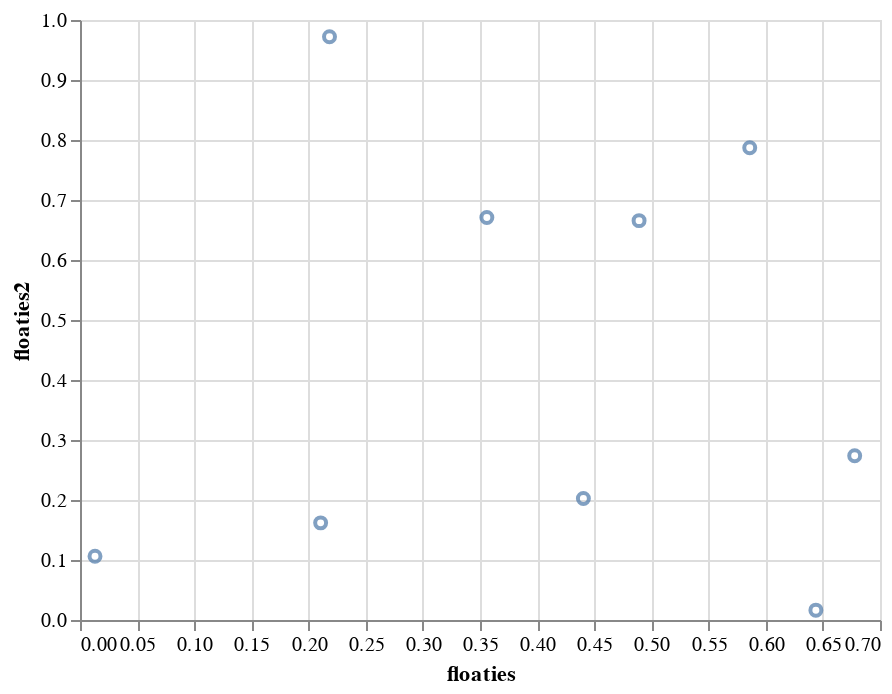

Notebook code for this chart:
### Code cell
cm.chart_me(df, ['floaties', 'floaties2'])[0]

### Figure 1 — Vega-Lite specification as saved in the notebook (floating-point values rounded to 4 significant figures)
{"config": {"view": {"continuousWidth": 400, "continuousHeight": 300}}, "data": {"name": "data-fa20291374706544121acc5b7bba118a"}, "mark": "point", "encoding": {"x": {"field": "floaties", "type": "quantitative"}, "y": {"field": "floaties2", "type": "quantitative"}}, "$schema": "https://vega.github.io/schema/vega-lite/v4.17.0.json", "datasets": {"data-fa20291374706544121acc5b7bba118a": [{"integers": 1, "floaties": 0.4892, "floaties2": 0.6656, "floaties_key": 0, "integer_bools": false, "stringer": "rabbit", "datie_dates": "2020-01-01T00:00:00"}, {"integers": 2, "floaties": 0.356, "floaties2": 0.6707, "floaties_key": 1, "integer_bools": true, "stringer": "leopard", "datie_dates": "2021-02-03T00:00:00"}, {"integers": 3, "floaties": 0.2183, "floaties2": 0.972, "floaties_key": 2, "integer_bools": false, "stringer": "rabbit", "datie_dates": "2021-02-03T00:00:00"}, {"integers": 1, "floaties": 0.4405, "floaties2": 0.2025, "floaties_key": 3, "integer_bools": false, "stringer": "rabbit", "datie_dates": "2020-01-01T00:00:00"}, {"integers": 2, "floaties": 0.2106, "floaties2": 0.1619, "floaties_key": 4, "integer_bools": true, "stringer": "leopard", "datie_dates": "2021-02-03T00:00:00"}, {"integers": 3, "floaties": 0.01313, "floaties2": 0.1063, "floaties_key": 5, "integer_bools": false, "stringer": "rabbit", "datie_dates": "2021-02-03T00:00:00"}, {"integers": 1, "floaties": 0.6439, "floaties2": 0.01641, "floaties_key": 6, "integer_bools": true, "stringer": "rabbit", "datie_dates": "2020-01-01T00:00:00"}, {"integers": 2, "floaties": 0.6779, "floaties2": 0.2737, "floaties_key": 7, "integer_bools": true, "stringer": "leopard", "datie_dates": "2021-02-03T00:00:00"}, {"integers": 3, "floaties": 0.586, "floaties2": 0.7871, "floaties_key": 8, "integer_bools": true, "stringer": "rabbit", "datie_dates": "2021-02-03T00:00:00"}]}}
